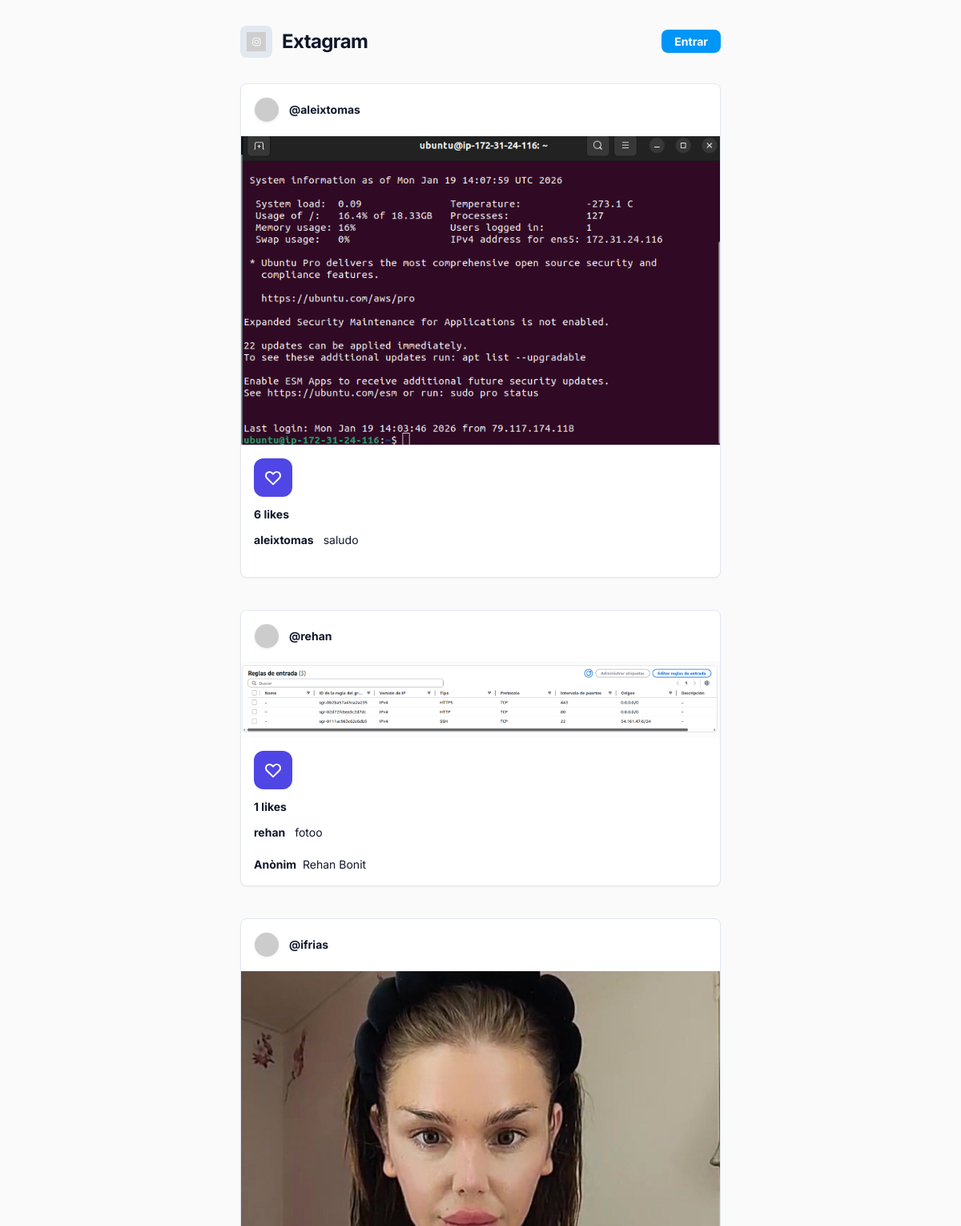
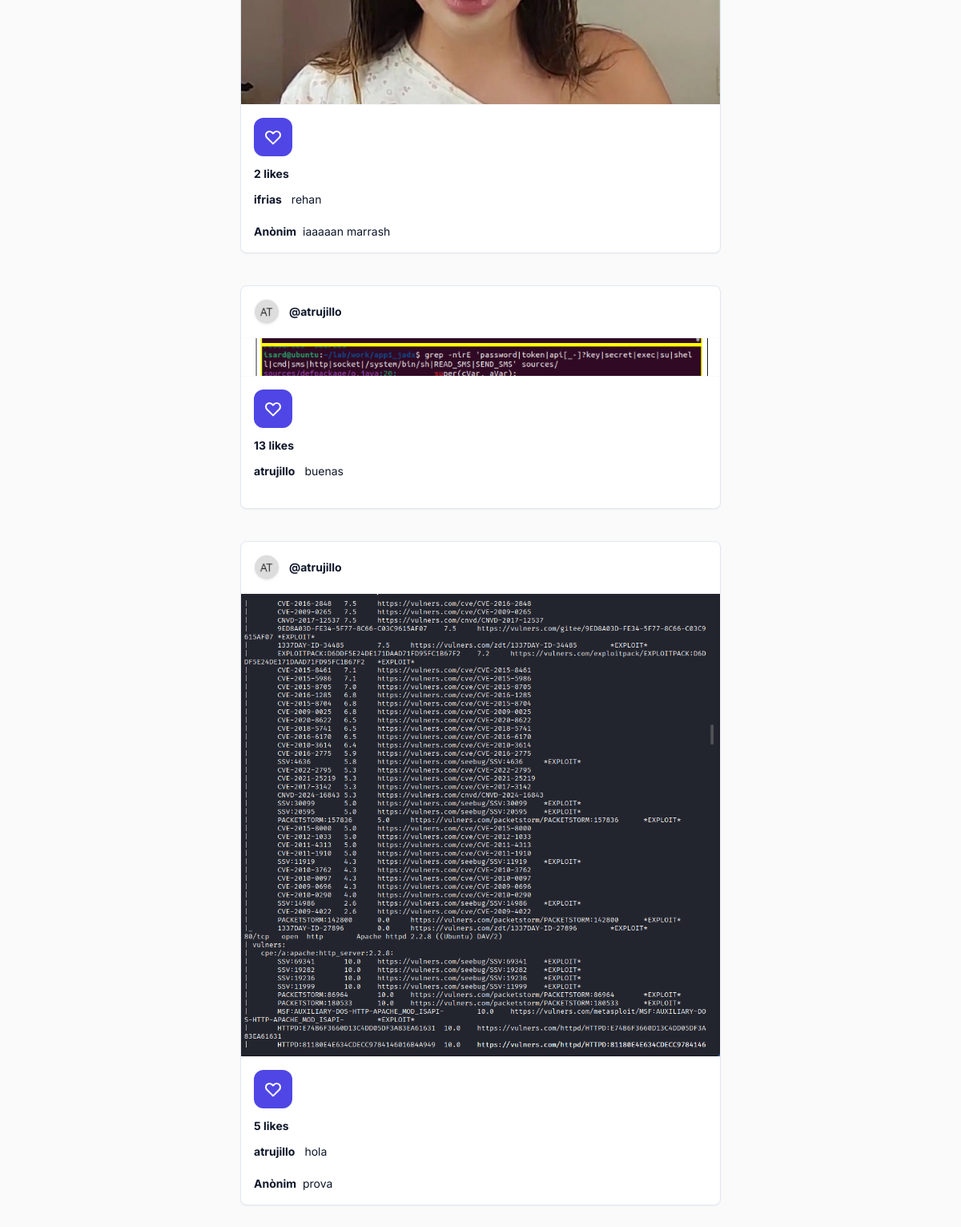
/public/extagram.php, run on the app's committed database (2 pictures, top to bottom).
### tables this page shows
CREATE TABLE `posts` (
  `id` int NOT NULL AUTO_INCREMENT,
  `post` text,
  `photourl` text,
  `likes_count` int DEFAULT '0',
  `user_id` int NOT NULL,
  PRIMARY KEY (`id`)
);

CREATE TABLE `users` (
  `id` int NOT NULL AUTO_INCREMENT,
  `username` varchar(50) NOT NULL,
  `password` varchar(255) NOT NULL,
  `created_at` timestamp NULL DEFAULT CURRENT_TIMESTAMP,
  `avatar_url` varchar(255) DEFAULT NULL,
  PRIMARY KEY (`id`),
  UNIQUE KEY `username` (`username`)
);

CREATE TABLE `comments` (
  `id` int NOT NULL AUTO_INCREMENT,
  `post_id` int NOT NULL,
  `comment` text NOT NULL,
  `user_id` int DEFAULT NULL,
  PRIMARY KEY (`id`),
  KEY `post_id` (`post_id`),
  CONSTRAINT `comments_ibfk_1` FOREIGN KEY (`post_id`) REFERENCES `posts` (`id`) ON DELETE CASCADE
);

### public/extagram.php (the view, shortened to what this page needs)
<?php
include 'db_conn.php';
function getAvatar($photo, $username) {
    if (!empty($photo) && file_exists("uploads/" . $photo)) {
        return "/uploads/" . $photo;
    }
    return "https://ui-avatars.com/api/?name=" . urlencode($username) . "&background=random&color=fff&bold=true";
}
?>
<!DOCTYPE html>
<html lang="ca">
<head>
    <script src="https://cdn.tailwindcss.com"></script>
    <link rel="stylesheet" href="static/style.css">
</head>
<body class="bg-[#fafafa] min-h-screen flex flex-col items-center py-8 px-4 text-slate-900">
    <header class="instagram-card flex justify-between items-center mb-8">
        <div class="flex items-center space-x-3">
            <div class="bg-slate-200 p-2 rounded-lg">
                <img src="/preview.svg" alt="Logo" class="w-6 h-6">
            </div>
            <h1 class="text-2xl font-bold tracking-tight"><a href="extagram.php">Extagram</a></h1>
        </div>
        <nav class="text-sm">
            <?php if (isset($_SESSION['user_id'])):
                $st = $db->prepare("SELECT username, avatar_url FROM users WHERE id = ?");
                $st->execute([$_SESSION['user_id']]);
                $me = $st->fetch(PDO::FETCH_ASSOC);
            ?>
                <div class="flex items-center space-x-4">
                    <a href="profile.php" class="flex items-center space-x-2 group">
                        <img src="<?php echo getAvatar($me['avatar_url'], $me['username']); ?>"
                             class="w-8 h-8 rounded-full object-cover border border-slate-200 shadow-sm">
                        <span class="font-medium text-slate-600 group-hover:text-blue-500 transition-colors">
                            @<?php echo htmlspecialchars($me['username']); ?>
                        </span>
                    </a>
                    <a href="logout.php" class="text-red-500 font-bold hover:underline">Sortir</a>
                </div>
            <?php else: ?>
                <a href="login.php" class="bg-[#0096f7] text-white px-4 py-1.5 rounded-lg font-bold">Entrar</a>
            <?php endif; ?>
        </nav>
    </header>
    <main class="instagram-card space-y-10">
        <?php
        try {
            $query = $db->query("
                SELECT p.*, u.username, u.avatar_url
                FROM posts p
                LEFT JOIN users u ON p.user_id = u.id
                ORDER BY p.id DESC
            ");
            while ($fila = $query->fetch(PDO::FETCH_ASSOC)):
                $post_id = $fila['id'];
                $autor_nom = $fila['username'] ?? "Anònim";
                $autor_avatar_file = $fila['avatar_url'];
        ?>
            <article class="bg-white border border-slate-200 rounded-lg shadow-sm overflow-hidden group">
                <div class="p-4 flex items-center justify-between">
                    <div class="flex items-center space-x-3">
                        <img src="<?php echo getAvatar($autor_avatar_file, $autor_nom); ?>"
                             class="w-8 h-8 rounded-full object-cover border border-slate-100 shadow-sm">
                        <span class="font-bold text-sm">@<?php echo htmlspecialchars($autor_nom); ?></span>
                    </div>
                </div>
                <?php if (!empty($fila['photourl'])): ?>
                    <div class="bg-slate-50 border-y border-slate-50">
                        <img src="/uploads/<?php echo $fila['photourl']; ?>" class="w-full h-auto max-h-[600px] block mx-auto" alt="Post">
                    </div>
                <?php endif; ?>
                <div class="p-4 space-y-3">
                    <div class="flex items-center space-x-4">
                        <form method="POST" action="interact.php">
                            <button type="submit" name="like" class="hover:text-red-500 transition-colors">
                                <svg xmlns="http://www.w3.org/2000/svg" class="h-6 w-6" fill="none" viewBox="0 0 24 24" stroke="currentColor">
                                    <path stroke-linecap="round" stroke-linejoin="round" stroke-width="2" d="M4.318 6.318a4.5 4.5 0 000 6.364L12 20.364l7.682-7.682a4.5 4.5 0 00-6.364-6.364L12 7.636l-1.318-1.318a4.5 4.5 0 00-6.364 0z" />
                                </svg>
                            </button>
                        </form>
                    </div>
                    <span class="text-sm font-bold block"><?php echo $fila['likes_count']; ?> likes</span>
                    <p class="text-sm">
                        <span class="font-bold mr-2"><?php echo htmlspecialchars($autor_nom); ?></span>
                        <?php echo htmlspecialchars($fila['post']); ?>
                    </p>
                    <div class="pt-2 space-y-1">
                        <?php
                        $stmt_com = $db->prepare("SELECT c.*, u.username FROM comments c LEFT JOIN users u ON c.user_id = u.id WHERE c.post_id = ? ORDER BY c.id ASC");
                        $stmt_com->execute([$post_id]);
                        while ($comentari = $stmt_com->fetch(PDO::FETCH_ASSOC)):
                        ?>
                            <div class="text-sm flex justify-between group/com">
                                <span><b class="mr-1"><?php echo htmlspecialchars($comentari['username'] ?? 'Anònim'); ?></b> <?php echo htmlspecialchars($comentari['comment']); ?></span>
                            </div>
                        <?php endwhile; ?>
                    </div>
                </div>
            </article>
        <?php endwhile; } catch (Exception $e) { echo "<div class='text-red-500 font-bold'>Error de base de dades: " . $e->getMessage() . "</div>"; } ?>
    </main>
</body>
</html>

### public/static/style.css (style rules this page uses)
:root { --indigo-600: #4f46e5; --indigo-700: #4338ca; --slate-50: #f8fafc; --slate-200: #e2e8f0; }
body { margin: 0; font-family: 'Inter', sans-serif; background-color: var(--slate-50); color: #1e293b; }
.bg-white { background-color: #ffffff; }
.shadow-sm { box-shadow: 0 1px 2px 0 rgba(0, 0, 0, 0.05); }
.border { border: 1px solid var(--slate-200); }
.space-y-10 > * + * { margin-top: 2.5rem; }
button[type="submit"] { background-color: var(--indigo-600); color: white; font-weight: 700; padding: 0.75rem; border-radius: 0.75rem; border: none; cursor: pointer; width: 100%; transition: background 0.2s; }
article { overflow: hidden; position: relative; }
.flex { display: flex; }
.items-center { align-items: center; }
.justify-between { justify-content: space-between; }
.space-x-3 > * + * { margin-left: 0.75rem; }
img { max-width: 100%; height: auto; }
.font-bold { font-weight: 700; }

### public/extagram.php (style rules this page uses)
.instagram-card { max-width: 600px; width: 100%; }

### data on the page
posts: user.username "aleixtomas", photourl (picture), likes_count "6", post "saludo"
posts: user.username "rehan", photourl (picture), likes_count "1", post "fotoo"
comments: username "Anònim", comment "Rehan Bonit"
posts: user.username "ifrias", photourl (picture), likes_count "2", post "rehan"
comments: username "Anònim", comment "iaaaaan marrash"
posts: user.username (picture), user.username "atrujillo", photourl (picture), likes_count "13", post "buenas"
posts: user.username (picture), user.username "atrujillo", photourl (picture), likes_count "5", post "hola"
comments: username "Anònim", comment "prova"
